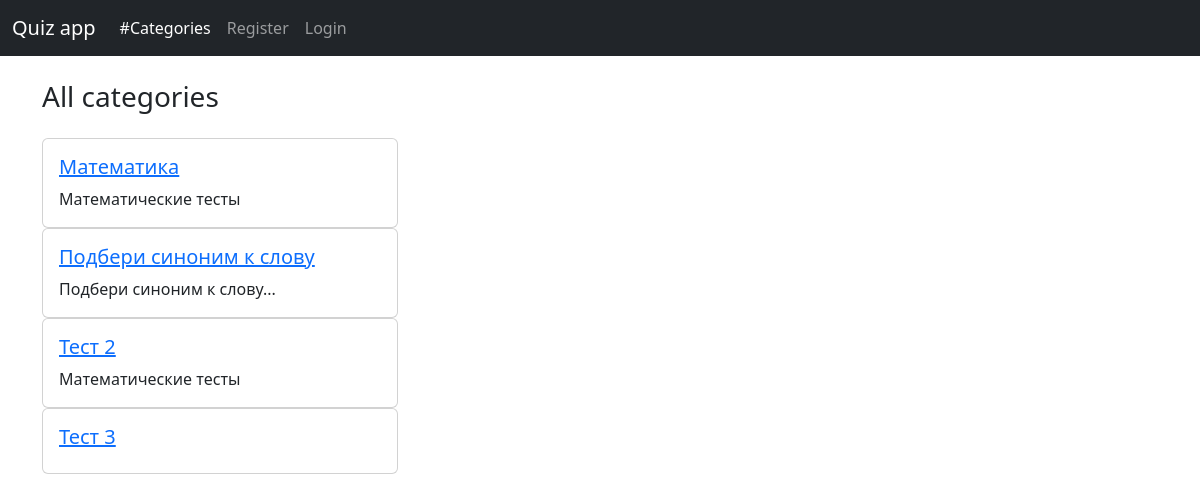
Screenshot of /all-categories with the database file from the repository.
### main/models.py (models this page shows, shortened)
class QuizCategory(models.Model):
    title = models.CharField(max_length=100)
    details = models.TextField()
    class Meta:
        verbose_name_plural = 'Categories'

### main/views.py (the view)
# urls.py: path('all-categories', views.all_categories, name='all_categories'),
def all_categories(request):
    cat_data = QuizCategory.objects.all()
    return render(request, 'all-category.html', {'data': cat_data})

### main/templates/all-category.html (shortened to what this page needs)
{% extends 'base.html' %}
{% block content %}
<h3 class="my-4">All categories</h3>
<div class="row">
	<div class="col-md-4">
		{% for category in data  %}
		<div class="card">
				<div class="card-body">
					<h5 class="card-title"><a href="{% url 'category_questions' category.id %}">{{category.title}}</a></h5>
					<p class="card-text">{{category.details}}</p>
				</div>
		</div>
		{% endfor %}
	</div>
</div>
{% endblock %}

### rows the page displays
QuizCategory: title "Математика", details "Математические тесты"
QuizCategory: title "Подбери синоним к слову", details "Подбери синоним к слову..."
QuizCategory: title "Тест 2", details "Математические тесты"
QuizCategory: title "Тест 3"
